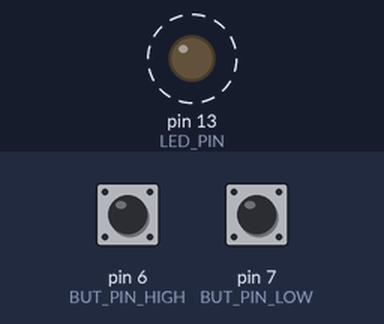
Bench run of a sketch on a simulated Arduino Uno, built with avr-gcc and run on an emulated ATmega328P. Shown: output pins drawn as LEDs (lit = HIGH). Dashed ring = blinking. Inputs (shaded band) come from the test bench; at power-on: pin 6 (BUT_PIN_HIGH) HIGH, pin 7 (BUT_PIN_LOW) HIGH.

Above: at 0.5 s.
Timing chart, 0 to 4.6 s (numbered marks = the images above):
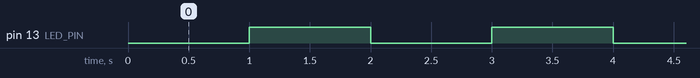

Measured:
- by itself, pin 13 (LED_PIN): alternates HIGH for 1.0 s and LOW for 1.0 s

The sketch:

ledHighLowStop.ino
```cpp
#define LED_PIN 13
#define BUT_PIN_LOW 7
#define BUT_PIN_HIGH 6

unsigned long intervalo = 1000;
unsigned long currentTime = 0;
unsigned long previousTime = 0;
int led = LOW;
int parar = 0;
int cond_low, cond_high;
int but1 = 0, but2 = 0;

void setup()
{
  pinMode(LED_PIN, OUTPUT);
  pinMode(BUT_PIN_LOW, INPUT);
  pinMode(BUT_PIN_HIGH, INPUT);
}

void loop()
{
  if (!parar)
  {
    int but_low = digitalRead(BUT_PIN_LOW);
    int but_high = digitalRead(BUT_PIN_HIGH);
    if (!but_low)
    {
      if (!cond_low)
      {
        but1 = millis();
        cond_low = 1;
        intervalo -= 100;
        if (intervalo <= 0)
        {
          intervalo = 100;
        }
      }
    }
    else
    {
      cond_low = 0;
    }
    if (!but_high)
    {
      if (!cond_high)
      {
        but2 = millis();
        cond_high = 1;
        intervalo += 100;
        if (intervalo >= 3000)
        {
          intervalo = 3000;
        }
      }
    }
    else
    {
      cond_high = 0;
    }
    currentTime = millis();
    if (currentTime - previousTime >= intervalo)
    {
      led = !led;
      previousTime = currentTime;
      digitalWrite(LED_PIN, led);
    }
    if ((but1 - but2 < 500 && but1 > but2) || (but2 - but1 < 500 && but2 > but1))
    {
      parar = 1;
    }
  }
  else
  {
    digitalWrite(LED_PIN, LOW);
  }
}
```
